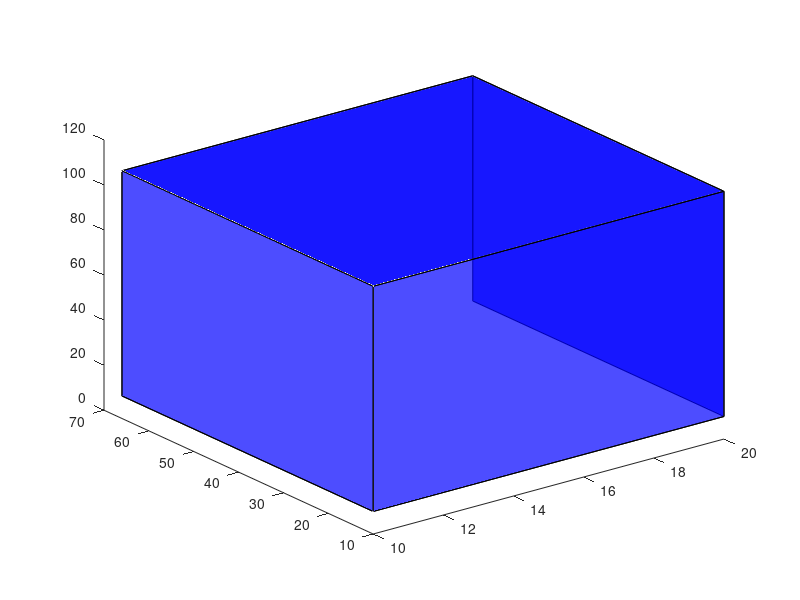

Write MATLAB code to recreate this figure.
function plotcube(varargin)
% PLOTCUBE - Display a 3D-cube in the current axes
%
%   PLOTCUBE(EDGES,ORIGIN,ALPHA,COLOR) displays a 3D-cube in the current axes
%   with the following properties:
%   * EDGES : 3-elements vector that defines the length of cube edges
%   * ORIGIN: 3-elements vector that defines the start point of the cube
%   * ALPHA : scalar that defines the transparency of the cube faces (from 0
%             to 1)
%   * COLOR : 3-elements vector that defines the faces color of the cube
%
% Example:
%   >> plotcube([5 5 5],[ 2  2  2],.8,[1 0 0]);
%   >> plotcube([5 5 5],[10 10 10],.8,[0 1 0]);
%   >> plotcube([5 5 5],[20 20 20],.8,[0 0 1]);
% Default input arguments
inArgs = { ...
  [10 56 100] , ... % Default edge sizes (x,y and z)
  [10 10  10] , ... % Default coordinates of the origin point of the cube
  .7          , ... % Default alpha value for the cube's faces
  [1 0 0]       ... % Default Color for the cube
  };
% Replace default input arguments by input values
inArgs(1:nargin) = varargin;
% Create all variables
[edges,origin,alpha,clr] = deal(inArgs{:});
XYZ = { ...
  [0 0 0 0]  [0 0 1 1]  [0 1 1 0] ; ...
  [1 1 1 1]  [0 0 1 1]  [0 1 1 0] ; ...
  [0 1 1 0]  [0 0 0 0]  [0 0 1 1] ; ...
  [0 1 1 0]  [1 1 1 1]  [0 0 1 1] ; ...
  [0 1 1 0]  [0 0 1 1]  [0 0 0 0] ; ...
  [0 1 1 0]  [0 0 1 1]  [1 1 1 1]   ...
  };
clr = 'blue';
XYZ = mat2cell(...
  cellfun( @(x,y,z) x*y+z , ...
    XYZ , ...
    repmat(mat2cell(edges,1,[1 1 1]),6,1) , ...
    repmat(mat2cell(origin,1,[1 1 1]),6,1) , ...
    'UniformOutput',false), ...
  6,[1 1 1]);
cellfun(@patch,XYZ{1},XYZ{2},XYZ{3},...
  repmat({clr},6,1),...
  repmat({'FaceAlpha'},6,1),...
  repmat({alpha},6,1)...
  );
view(3);